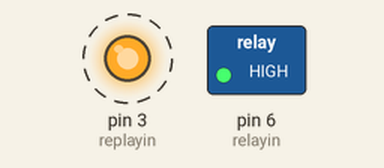
The sketch below on a simulated Arduino Uno, built with avr-gcc and run on an emulated ATmega328P. On the bench: switched loads named in the sketch (green lamp = pin HIGH), output pins drawn as LEDs (lit = HIGH). Dashed ring = blinking.

Above: at 0.5 s.
Timing chart, 0 to 4.6 s (numbered marks = the images above):
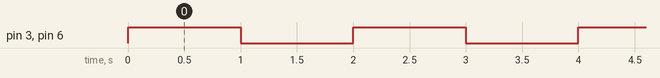

The sketch:

relay.ino
```cpp
int  replayin=3;
int  relayin=6;
void setup() {
pinMode ( replayin,OUTPUT); // put your setup code here, to run once:
pinMode ( relayin,OUTPUT);
}

void loop() {
  // put your main code here, to run repeatedly:
  digitalWrite(replayin,HIGH);
   digitalWrite(relayin,HIGH);

  delay(1000);
   digitalWrite(replayin,LOW);
     digitalWrite(relayin,LOW);
   delay(1000);
}
```

Measured:
- by itself, pin 3 (replayin), pin 6 (relayin): alternates HIGH for 1.0 s and LOW for 1.0 s
